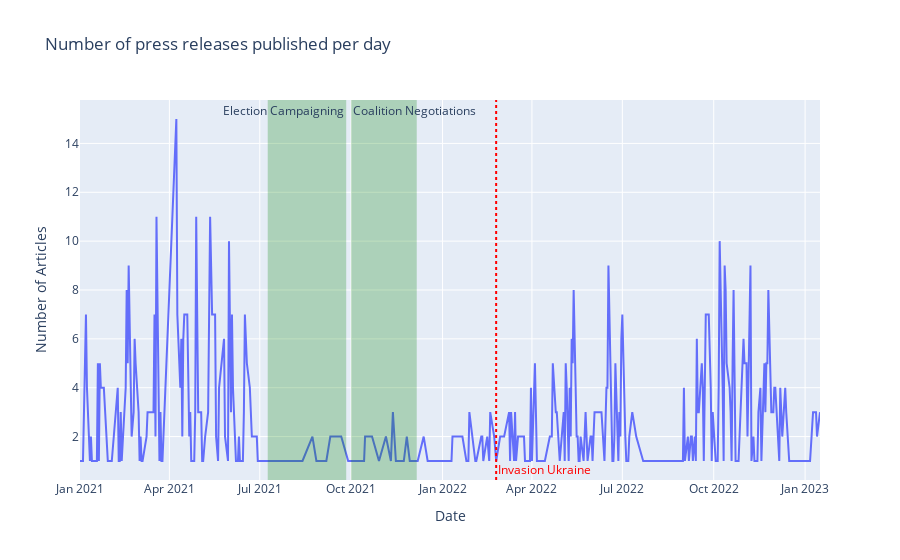

Notebook code cell kept with this figure:
### Markdown cell above
During the preliminary research we found that a lot of press releases by the german parliament are of a orginizational matters regarding public events like:
- Öffentliche Sitzung
- Öffentliche Anhörung
- Öffentliches Fachgespräche
- Öffentliche Zeugenvernehmung

If we were to try to extract topic from the dataset as is, the high proportion of press releases regarding public events would dominate all other topics and make a granual topic modelling difficult.

Eventhough we could filter these occurrences by searching the title column for suitable keywords, we are going to attempt to filter these out using the Latent-Dirichlet-Allocation.

This would leave us with a remaining set of press releases that we will mine again in an attempt to extract a meaningful topic allocation.

### Code cell
# to prevent depreciation warnings
with warnings.catch_warnings():
    warnings.simplefilter('ignore', category=DeprecationWarning)
    # plot a timeseries of the total number of articles per day
    fig = px.line(
        df,
        x=df.groupby(df['date']).count().index,
        y=df.groupby(df['date'])['title'].count(),
        title='Number of press releases published per day',
        labels={
            'y': 'Number of Articles',
            'x': 'Date'})

    fig.add_vrect(x0="2021-07-09", x1="2021-09-26", 
            annotation_text="Election Campaigning", annotation_position="top right",
            fillcolor="green", opacity=0.25, line_width=0)

    fig.add_vrect(x0="2021-10-01", x1="2021-12-06", 
            annotation_text="Coalition Negotiations", annotation_position="top left",
            fillcolor="green", opacity=0.25, line_width=0)

    fig.add_vline(x=datetime.datetime(2022,2,24).timestamp() * 1000,
            line_width=2, line_dash="dot", line_color="red",
            annotation_position="bottom right",
            annotation_font_color="red", 
            annotation_text="Invasion Ukraine")
    fig.show()

### Figure 1 — Plotly figure (JSON) as saved in the notebook; plotly's stock layout.template omitted (floating-point values rounded to 4 significant figures; data arrays with more than 128 entries replaced by an {"elided": "..."} marker saying what was removed)
{"data": [{"hovertemplate": "Date=%{x}<br>Number of Articles=%{y}<extra></extra>", "legendgroup": "", "line": {"color": "#636efa", "dash": "solid"}, "marker": {"symbol": "circle"}, "mode": "lines", "name": "", "orientation": "v", "showlegend": false, "type": "scatter", "x": {"elided": "324 str values"}, "xaxis": "x", "y": {"elided": "324 int values"}, "yaxis": "y"}], "layout": {"annotations": [{"showarrow": false, "text": "Election Campaigning", "x": "2021-09-26", "xanchor": "right", "xref": "x", "y": 1, "yanchor": "top", "yref": "y domain"}, {"showarrow": false, "text": "Coalition Negotiations", "x": "2021-10-01", "xanchor": "left", "xref": "x", "y": 1, "yanchor": "top", "yref": "y domain"}, {"font": {"color": "red"}, "showarrow": false, "text": "Invasion Ukraine", "x": 1645657200000, "xanchor": "left", "xref": "x", "y": 0, "yanchor": "bottom", "yref": "y domain"}], "legend": {"tracegroupgap": 0}, "shapes": [{"fillcolor": "green", "line": {"width": 0}, "opacity": 0.25, "type": "rect", "x0": "2021-07-09", "x1": "2021-09-26", "xref": "x", "y0": 0, "y1": 1, "yref": "y domain"}, {"fillcolor": "green", "line": {"width": 0}, "opacity": 0.25, "type": "rect", "x0": "2021-10-01", "x1": "2021-12-06", "xref": "x", "y0": 0, "y1": 1, "yref": "y domain"}, {"line": {"color": "red", "dash": "dot", "width": 2}, "type": "line", "x0": 1645657200000, "x1": 1645657200000, "xref": "x", "y0": 0, "y1": 1, "yref": "y domain"}], "title": {"text": "Number of press releases published per day"}, "xaxis": {"anchor": "y", "domain": [0, 1], "title": {"text": "Date"}}, "yaxis": {"anchor": "x", "domain": [0, 1], "title": {"text": "Number of Articles"}}}}
